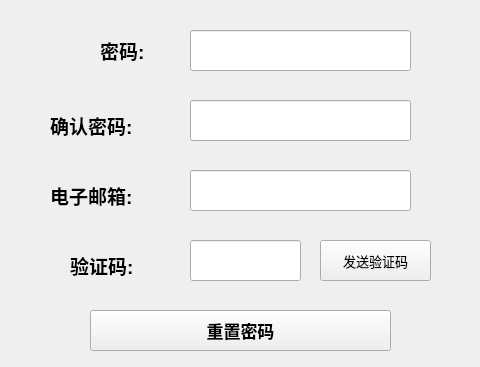
<?xml version="1.0" encoding="UTF-8"?>
<ui version="4.0">
 <class>Form</class>
 <widget class="QWidget" name="Form">
  <property name="geometry">
   <rect>
    <x>0</x>
    <y>0</y>
    <width>480</width>
    <height>367</height>
   </rect>
  </property>
  <property name="windowTitle">
   <string>Form</string>
  </property>
  <widget class="QLabel" name="label_3">
   <property name="geometry">
    <rect>
     <x>100</x>
     <y>35</y>
     <width>81</width>
     <height>31</height>
    </rect>
   </property>
   <property name="font">
    <font>
     <pointsize>14</pointsize>
     <weight>75</weight>
     <bold>true</bold>
    </font>
   </property>
   <property name="text">
    <string>密码:</string>
   </property>
  </widget>
  <widget class="QLabel" name="label_5">
   <property name="geometry">
    <rect>
     <x>50</x>
     <y>180</y>
     <width>131</width>
     <height>31</height>
    </rect>
   </property>
   <property name="font">
    <font>
     <pointsize>14</pointsize>
     <weight>75</weight>
     <bold>true</bold>
    </font>
   </property>
   <property name="text">
    <string>电子邮箱:</string>
   </property>
  </widget>
  <widget class="QLineEdit" name="emailLineEdit">
   <property name="geometry">
    <rect>
     <x>190</x>
     <y>170</y>
     <width>221</width>
     <height>41</height>
    </rect>
   </property>
   <property name="font">
    <font>
     <pointsize>14</pointsize>
    </font>
   </property>
  </widget>
  <widget class="QPushButton" name="sendCodeButton">
   <property name="geometry">
    <rect>
     <x>320</x>
     <y>240</y>
     <width>111</width>
     <height>41</height>
    </rect>
   </property>
   <property name="font">
    <font>
     <pointsize>10</pointsize>
    </font>
   </property>
   <property name="text">
    <string>发送验证码</string>
   </property>
  </widget>
  <widget class="QLineEdit" name="passwordLineEdit">
   <property name="geometry">
    <rect>
     <x>190</x>
     <y>30</y>
     <width>221</width>
     <height>41</height>
    </rect>
   </property>
   <property name="font">
    <font>
     <pointsize>14</pointsize>
    </font>
   </property>
  </widget>
  <widget class="QLabel" name="label_4">
   <property name="geometry">
    <rect>
     <x>50</x>
     <y>110</y>
     <width>131</width>
     <height>31</height>
    </rect>
   </property>
   <property name="font">
    <font>
     <pointsize>14</pointsize>
     <weight>75</weight>
     <bold>true</bold>
    </font>
   </property>
   <property name="text">
    <string>确认密码:</string>
   </property>
  </widget>
  <widget class="QLineEdit" name="passwordLineEdit_2">
   <property name="geometry">
    <rect>
     <x>190</x>
     <y>100</y>
     <width>221</width>
     <height>41</height>
    </rect>
   </property>
   <property name="font">
    <font>
     <pointsize>14</pointsize>
    </font>
   </property>
  </widget>
  <widget class="QLineEdit" name="codeLineEdit">
   <property name="geometry">
    <rect>
     <x>190</x>
     <y>240</y>
     <width>111</width>
     <height>41</height>
    </rect>
   </property>
   <property name="font">
    <font>
     <pointsize>14</pointsize>
    </font>
   </property>
   <property name="text">
    <string/>
   </property>
  </widget>
  <widget class="QLabel" name="label_6">
   <property name="geometry">
    <rect>
     <x>70</x>
     <y>250</y>
     <width>101</width>
     <height>31</height>
    </rect>
   </property>
   <property name="font">
    <font>
     <pointsize>14</pointsize>
     <weight>75</weight>
     <bold>true</bold>
    </font>
   </property>
   <property name="text">
    <string>验证码:</string>
   </property>
  </widget>
  <widget class="QPushButton" name="resetButton">
   <property name="geometry">
    <rect>
     <x>90</x>
     <y>310</y>
     <width>301</width>
     <height>41</height>
    </rect>
   </property>
   <property name="font">
    <font>
     <pointsize>13</pointsize>
     <weight>75</weight>
     <bold>true</bold>
    </font>
   </property>
   <property name="text">
    <string>重置密码</string>
   </property>
  </widget>
 </widget>
 <resources/>
 <connections/>
</ui>
